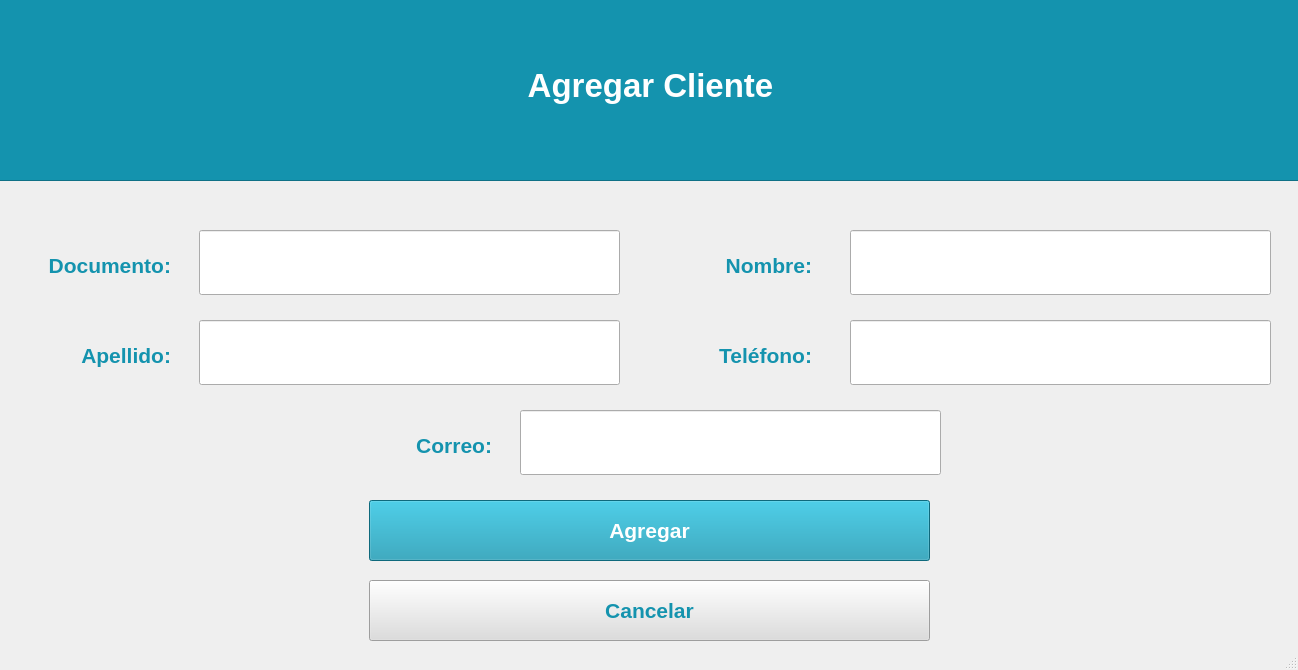
<?xml version="1.0" encoding="UTF-8"?>
<ui version="4.0">
 <class>MainWindow</class>
 <widget class="QMainWindow" name="MainWindow">
  <property name="geometry">
   <rect>
    <x>0</x>
    <y>0</y>
    <width>1298</width>
    <height>670</height>
   </rect>
  </property>
  <property name="minimumSize">
   <size>
    <width>1298</width>
    <height>670</height>
   </size>
  </property>
  <property name="maximumSize">
   <size>
    <width>1298</width>
    <height>670</height>
   </size>
  </property>
  <property name="windowTitle">
   <string>MainWindow</string>
  </property>
  <widget class="QWidget" name="centralwidget">
   <widget class="QPushButton" name="Agregar">
    <property name="geometry">
     <rect>
      <x>369</x>
      <y>500</y>
      <width>561</width>
      <height>61</height>
     </rect>
    </property>
    <property name="palette">
     <palette>
      <active>
       <colorrole role="WindowText">
        <brush brushstyle="SolidPattern">
         <color alpha="255">
          <red>255</red>
          <green>255</green>
          <blue>255</blue>
         </color>
        </brush>
       </colorrole>
       <colorrole role="Button">
        <brush brushstyle="SolidPattern">
         <color alpha="255">
          <red>20</red>
          <green>147</green>
          <blue>174</blue>
         </color>
        </brush>
       </colorrole>
       <colorrole role="ButtonText">
        <brush brushstyle="SolidPattern">
         <color alpha="255">
          <red>255</red>
          <green>255</green>
          <blue>255</blue>
         </color>
        </brush>
       </colorrole>
       <colorrole role="Base">
        <brush brushstyle="SolidPattern">
         <color alpha="255">
          <red>20</red>
          <green>147</green>
          <blue>174</blue>
         </color>
        </brush>
       </colorrole>
       <colorrole role="Window">
        <brush brushstyle="SolidPattern">
         <color alpha="255">
          <red>20</red>
          <green>147</green>
          <blue>174</blue>
         </color>
        </brush>
       </colorrole>
      </active>
      <inactive>
       <colorrole role="WindowText">
        <brush brushstyle="SolidPattern">
         <color alpha="255">
          <red>255</red>
          <green>255</green>
          <blue>255</blue>
         </color>
        </brush>
       </colorrole>
       <colorrole role="Button">
        <brush brushstyle="SolidPattern">
         <color alpha="255">
          <red>20</red>
          <green>147</green>
          <blue>174</blue>
         </color>
        </brush>
       </colorrole>
       <colorrole role="ButtonText">
        <brush brushstyle="SolidPattern">
         <color alpha="255">
          <red>255</red>
          <green>255</green>
          <blue>255</blue>
         </color>
        </brush>
       </colorrole>
       <colorrole role="Base">
        <brush brushstyle="SolidPattern">
         <color alpha="255">
          <red>20</red>
          <green>147</green>
          <blue>174</blue>
         </color>
        </brush>
       </colorrole>
       <colorrole role="Window">
        <brush brushstyle="SolidPattern">
         <color alpha="255">
          <red>20</red>
          <green>147</green>
          <blue>174</blue>
         </color>
        </brush>
       </colorrole>
      </inactive>
      <disabled>
       <colorrole role="WindowText">
        <brush brushstyle="SolidPattern">
         <color alpha="255">
          <red>120</red>
          <green>120</green>
          <blue>120</blue>
         </color>
        </brush>
       </colorrole>
       <colorrole role="Button">
        <brush brushstyle="SolidPattern">
         <color alpha="255">
          <red>20</red>
          <green>147</green>
          <blue>174</blue>
         </color>
        </brush>
       </colorrole>
       <colorrole role="ButtonText">
        <brush brushstyle="SolidPattern">
         <color alpha="255">
          <red>120</red>
          <green>120</green>
          <blue>120</blue>
         </color>
        </brush>
       </colorrole>
       <colorrole role="Base">
        <brush brushstyle="SolidPattern">
         <color alpha="255">
          <red>20</red>
          <green>147</green>
          <blue>174</blue>
         </color>
        </brush>
       </colorrole>
       <colorrole role="Window">
        <brush brushstyle="SolidPattern">
         <color alpha="255">
          <red>20</red>
          <green>147</green>
          <blue>174</blue>
         </color>
        </brush>
       </colorrole>
      </disabled>
     </palette>
    </property>
    <property name="font">
     <font>
      <pointsize>16</pointsize>
      <weight>75</weight>
      <italic>false</italic>
      <bold>true</bold>
      <underline>false</underline>
      <strikeout>false</strikeout>
     </font>
    </property>
    <property name="styleSheet">
     <string notr="true">background-color: rgb(20, 147, 174)</string>
    </property>
    <property name="text">
     <string>Agregar</string>
    </property>
   </widget>
   <widget class="QPushButton" name="Cancelar">
    <property name="geometry">
     <rect>
      <x>369</x>
      <y>580</y>
      <width>561</width>
      <height>61</height>
     </rect>
    </property>
    <property name="palette">
     <palette>
      <active>
       <colorrole role="Button">
        <brush brushstyle="SolidPattern">
         <color alpha="255">
          <red>221</red>
          <green>221</green>
          <blue>221</blue>
         </color>
        </brush>
       </colorrole>
       <colorrole role="ButtonText">
        <brush brushstyle="SolidPattern">
         <color alpha="255">
          <red>20</red>
          <green>147</green>
          <blue>174</blue>
         </color>
        </brush>
       </colorrole>
       <colorrole role="Base">
        <brush brushstyle="SolidPattern">
         <color alpha="255">
          <red>221</red>
          <green>221</green>
          <blue>221</blue>
         </color>
        </brush>
       </colorrole>
       <colorrole role="Window">
        <brush brushstyle="SolidPattern">
         <color alpha="255">
          <red>221</red>
          <green>221</green>
          <blue>221</blue>
         </color>
        </brush>
       </colorrole>
      </active>
      <inactive>
       <colorrole role="Button">
        <brush brushstyle="SolidPattern">
         <color alpha="255">
          <red>221</red>
          <green>221</green>
          <blue>221</blue>
         </color>
        </brush>
       </colorrole>
       <colorrole role="ButtonText">
        <brush brushstyle="SolidPattern">
         <color alpha="255">
          <red>20</red>
          <green>147</green>
          <blue>174</blue>
         </color>
        </brush>
       </colorrole>
       <colorrole role="Base">
        <brush brushstyle="SolidPattern">
         <color alpha="255">
          <red>221</red>
          <green>221</green>
          <blue>221</blue>
         </color>
        </brush>
       </colorrole>
       <colorrole role="Window">
        <brush brushstyle="SolidPattern">
         <color alpha="255">
          <red>221</red>
          <green>221</green>
          <blue>221</blue>
         </color>
        </brush>
       </colorrole>
      </inactive>
      <disabled>
       <colorrole role="Button">
        <brush brushstyle="SolidPattern">
         <color alpha="255">
          <red>221</red>
          <green>221</green>
          <blue>221</blue>
         </color>
        </brush>
       </colorrole>
       <colorrole role="ButtonText">
        <brush brushstyle="SolidPattern">
         <color alpha="255">
          <red>120</red>
          <green>120</green>
          <blue>120</blue>
         </color>
        </brush>
       </colorrole>
       <colorrole role="Base">
        <brush brushstyle="SolidPattern">
         <color alpha="255">
          <red>221</red>
          <green>221</green>
          <blue>221</blue>
         </color>
        </brush>
       </colorrole>
       <colorrole role="Window">
        <brush brushstyle="SolidPattern">
         <color alpha="255">
          <red>221</red>
          <green>221</green>
          <blue>221</blue>
         </color>
        </brush>
       </colorrole>
      </disabled>
     </palette>
    </property>
    <property name="font">
     <font>
      <pointsize>16</pointsize>
      <weight>75</weight>
      <bold>true</bold>
     </font>
    </property>
    <property name="styleSheet">
     <string notr="true">background-color: rgb(221, 221, 221);</string>
    </property>
    <property name="text">
     <string>Cancelar</string>
    </property>
   </widget>
   <widget class="QLabel" name="label_2">
    <property name="geometry">
     <rect>
      <x>0</x>
      <y>225</y>
      <width>171</width>
      <height>81</height>
     </rect>
    </property>
    <property name="palette">
     <palette>
      <active>
       <colorrole role="WindowText">
        <brush brushstyle="SolidPattern">
         <color alpha="255">
          <red>20</red>
          <green>147</green>
          <blue>174</blue>
         </color>
        </brush>
       </colorrole>
      </active>
      <inactive>
       <colorrole role="WindowText">
        <brush brushstyle="SolidPattern">
         <color alpha="255">
          <red>20</red>
          <green>147</green>
          <blue>174</blue>
         </color>
        </brush>
       </colorrole>
      </inactive>
      <disabled>
       <colorrole role="WindowText">
        <brush brushstyle="SolidPattern">
         <color alpha="255">
          <red>120</red>
          <green>120</green>
          <blue>120</blue>
         </color>
        </brush>
       </colorrole>
      </disabled>
     </palette>
    </property>
    <property name="font">
     <font>
      <pointsize>16</pointsize>
      <weight>75</weight>
      <bold>true</bold>
     </font>
    </property>
    <property name="text">
     <string>Documento:</string>
    </property>
    <property name="alignment">
     <set>Qt::AlignRight|Qt::AlignTrailing|Qt::AlignVCenter</set>
    </property>
   </widget>
   <widget class="QLabel" name="label_3">
    <property name="geometry">
     <rect>
      <x>641</x>
      <y>225</y>
      <width>171</width>
      <height>81</height>
     </rect>
    </property>
    <property name="palette">
     <palette>
      <active>
       <colorrole role="WindowText">
        <brush brushstyle="SolidPattern">
         <color alpha="255">
          <red>20</red>
          <green>147</green>
          <blue>174</blue>
         </color>
        </brush>
       </colorrole>
      </active>
      <inactive>
       <colorrole role="WindowText">
        <brush brushstyle="SolidPattern">
         <color alpha="255">
          <red>20</red>
          <green>147</green>
          <blue>174</blue>
         </color>
        </brush>
       </colorrole>
      </inactive>
      <disabled>
       <colorrole role="WindowText">
        <brush brushstyle="SolidPattern">
         <color alpha="255">
          <red>120</red>
          <green>120</green>
          <blue>120</blue>
         </color>
        </brush>
       </colorrole>
      </disabled>
     </palette>
    </property>
    <property name="font">
     <font>
      <pointsize>16</pointsize>
      <weight>75</weight>
      <bold>true</bold>
     </font>
    </property>
    <property name="text">
     <string>Nombre:</string>
    </property>
    <property name="alignment">
     <set>Qt::AlignRight|Qt::AlignTrailing|Qt::AlignVCenter</set>
    </property>
   </widget>
   <widget class="QFrame" name="frame">
    <property name="geometry">
     <rect>
      <x>-130</x>
      <y>-20</y>
      <width>1621</width>
      <height>201</height>
     </rect>
    </property>
    <property name="styleSheet">
     <string notr="true">background-color: rgb(20, 147, 174);</string>
    </property>
    <property name="frameShape">
     <enum>QFrame::StyledPanel</enum>
    </property>
    <property name="frameShadow">
     <enum>QFrame::Raised</enum>
    </property>
    <widget class="QLabel" name="label_15">
     <property name="geometry">
      <rect>
       <x>505</x>
       <y>70</y>
       <width>551</width>
       <height>71</height>
      </rect>
     </property>
     <property name="palette">
      <palette>
       <active>
        <colorrole role="WindowText">
         <brush brushstyle="SolidPattern">
          <color alpha="255">
           <red>255</red>
           <green>255</green>
           <blue>255</blue>
          </color>
         </brush>
        </colorrole>
        <colorrole role="Button">
         <brush brushstyle="SolidPattern">
          <color alpha="255">
           <red>20</red>
           <green>147</green>
           <blue>174</blue>
          </color>
         </brush>
        </colorrole>
        <colorrole role="Base">
         <brush brushstyle="SolidPattern">
          <color alpha="255">
           <red>20</red>
           <green>147</green>
           <blue>174</blue>
          </color>
         </brush>
        </colorrole>
        <colorrole role="Window">
         <brush brushstyle="SolidPattern">
          <color alpha="255">
           <red>20</red>
           <green>147</green>
           <blue>174</blue>
          </color>
         </brush>
        </colorrole>
       </active>
       <inactive>
        <colorrole role="WindowText">
         <brush brushstyle="SolidPattern">
          <color alpha="255">
           <red>255</red>
           <green>255</green>
           <blue>255</blue>
          </color>
         </brush>
        </colorrole>
        <colorrole role="Button">
         <brush brushstyle="SolidPattern">
          <color alpha="255">
           <red>20</red>
           <green>147</green>
           <blue>174</blue>
          </color>
         </brush>
        </colorrole>
        <colorrole role="Base">
         <brush brushstyle="SolidPattern">
          <color alpha="255">
           <red>20</red>
           <green>147</green>
           <blue>174</blue>
          </color>
         </brush>
        </colorrole>
        <colorrole role="Window">
         <brush brushstyle="SolidPattern">
          <color alpha="255">
           <red>20</red>
           <green>147</green>
           <blue>174</blue>
          </color>
         </brush>
        </colorrole>
       </inactive>
       <disabled>
        <colorrole role="WindowText">
         <brush brushstyle="SolidPattern">
          <color alpha="255">
           <red>120</red>
           <green>120</green>
           <blue>120</blue>
          </color>
         </brush>
        </colorrole>
        <colorrole role="Button">
         <brush brushstyle="SolidPattern">
          <color alpha="255">
           <red>20</red>
           <green>147</green>
           <blue>174</blue>
          </color>
         </brush>
        </colorrole>
        <colorrole role="Base">
         <brush brushstyle="SolidPattern">
          <color alpha="255">
           <red>20</red>
           <green>147</green>
           <blue>174</blue>
          </color>
         </brush>
        </colorrole>
        <colorrole role="Window">
         <brush brushstyle="SolidPattern">
          <color alpha="255">
           <red>20</red>
           <green>147</green>
           <blue>174</blue>
          </color>
         </brush>
        </colorrole>
       </disabled>
      </palette>
     </property>
     <property name="font">
      <font>
       <pointsize>25</pointsize>
       <weight>75</weight>
       <bold>true</bold>
       <stylestrategy>PreferDefault</stylestrategy>
      </font>
     </property>
     <property name="layoutDirection">
      <enum>Qt::LeftToRight</enum>
     </property>
     <property name="text">
      <string>Agregar Cliente</string>
     </property>
     <property name="alignment">
      <set>Qt::AlignCenter</set>
     </property>
    </widget>
   </widget>
   <widget class="QFrame" name="frame_2">
    <property name="geometry">
     <rect>
      <x>629</x>
      <y>540</y>
      <width>1</width>
      <height>1</height>
     </rect>
    </property>
    <property name="frameShape">
     <enum>QFrame::StyledPanel</enum>
    </property>
    <property name="frameShadow">
     <enum>QFrame::Raised</enum>
    </property>
   </widget>
   <widget class="QLineEdit" name="lineEdit">
    <property name="geometry">
     <rect>
      <x>199</x>
      <y>230</y>
      <width>421</width>
      <height>65</height>
     </rect>
    </property>
    <property name="font">
     <font>
      <pointsize>14</pointsize>
     </font>
    </property>
   </widget>
   <widget class="QLineEdit" name="lineEdit_2">
    <property name="geometry">
     <rect>
      <x>850</x>
      <y>230</y>
      <width>421</width>
      <height>65</height>
     </rect>
    </property>
   </widget>
   <widget class="QLabel" name="label_4">
    <property name="geometry">
     <rect>
      <x>641</x>
      <y>315</y>
      <width>171</width>
      <height>81</height>
     </rect>
    </property>
    <property name="palette">
     <palette>
      <active>
       <colorrole role="WindowText">
        <brush brushstyle="SolidPattern">
         <color alpha="255">
          <red>20</red>
          <green>147</green>
          <blue>174</blue>
         </color>
        </brush>
       </colorrole>
      </active>
      <inactive>
       <colorrole role="WindowText">
        <brush brushstyle="SolidPattern">
         <color alpha="255">
          <red>20</red>
          <green>147</green>
          <blue>174</blue>
         </color>
        </brush>
       </colorrole>
      </inactive>
      <disabled>
       <colorrole role="WindowText">
        <brush brushstyle="SolidPattern">
         <color alpha="255">
          <red>120</red>
          <green>120</green>
          <blue>120</blue>
         </color>
        </brush>
       </colorrole>
      </disabled>
     </palette>
    </property>
    <property name="font">
     <font>
      <pointsize>16</pointsize>
      <weight>75</weight>
      <bold>true</bold>
     </font>
    </property>
    <property name="text">
     <string>Teléfono:</string>
    </property>
    <property name="alignment">
     <set>Qt::AlignRight|Qt::AlignTrailing|Qt::AlignVCenter</set>
    </property>
   </widget>
   <widget class="QLabel" name="label_5">
    <property name="geometry">
     <rect>
      <x>0</x>
      <y>315</y>
      <width>171</width>
      <height>81</height>
     </rect>
    </property>
    <property name="palette">
     <palette>
      <active>
       <colorrole role="WindowText">
        <brush brushstyle="SolidPattern">
         <color alpha="255">
          <red>20</red>
          <green>147</green>
          <blue>174</blue>
         </color>
        </brush>
       </colorrole>
      </active>
      <inactive>
       <colorrole role="WindowText">
        <brush brushstyle="SolidPattern">
         <color alpha="255">
          <red>20</red>
          <green>147</green>
          <blue>174</blue>
         </color>
        </brush>
       </colorrole>
      </inactive>
      <disabled>
       <colorrole role="WindowText">
        <brush brushstyle="SolidPattern">
         <color alpha="255">
          <red>120</red>
          <green>120</green>
          <blue>120</blue>
         </color>
        </brush>
       </colorrole>
      </disabled>
     </palette>
    </property>
    <property name="font">
     <font>
      <pointsize>16</pointsize>
      <weight>75</weight>
      <bold>true</bold>
     </font>
    </property>
    <property name="text">
     <string>Apellido:</string>
    </property>
    <property name="alignment">
     <set>Qt::AlignRight|Qt::AlignTrailing|Qt::AlignVCenter</set>
    </property>
   </widget>
   <widget class="QLineEdit" name="lineEdit_3">
    <property name="geometry">
     <rect>
      <x>199</x>
      <y>320</y>
      <width>421</width>
      <height>65</height>
     </rect>
    </property>
    <property name="font">
     <font>
      <pointsize>14</pointsize>
     </font>
    </property>
   </widget>
   <widget class="QLineEdit" name="lineEdit_4">
    <property name="geometry">
     <rect>
      <x>850</x>
      <y>320</y>
      <width>421</width>
      <height>65</height>
     </rect>
    </property>
   </widget>
   <widget class="QLabel" name="label_6">
    <property name="geometry">
     <rect>
      <x>321</x>
      <y>405</y>
      <width>171</width>
      <height>81</height>
     </rect>
    </property>
    <property name="palette">
     <palette>
      <active>
       <colorrole role="WindowText">
        <brush brushstyle="SolidPattern">
         <color alpha="255">
          <red>20</red>
          <green>147</green>
          <blue>174</blue>
         </color>
        </brush>
       </colorrole>
      </active>
      <inactive>
       <colorrole role="WindowText">
        <brush brushstyle="SolidPattern">
         <color alpha="255">
          <red>20</red>
          <green>147</green>
          <blue>174</blue>
         </color>
        </brush>
       </colorrole>
      </inactive>
      <disabled>
       <colorrole role="WindowText">
        <brush brushstyle="SolidPattern">
         <color alpha="255">
          <red>120</red>
          <green>120</green>
          <blue>120</blue>
         </color>
        </brush>
       </colorrole>
      </disabled>
     </palette>
    </property>
    <property name="font">
     <font>
      <pointsize>16</pointsize>
      <weight>75</weight>
      <bold>true</bold>
     </font>
    </property>
    <property name="text">
     <string>Correo:</string>
    </property>
    <property name="alignment">
     <set>Qt::AlignRight|Qt::AlignTrailing|Qt::AlignVCenter</set>
    </property>
   </widget>
   <widget class="QLineEdit" name="lineEdit_5">
    <property name="geometry">
     <rect>
      <x>520</x>
      <y>410</y>
      <width>421</width>
      <height>65</height>
     </rect>
    </property>
    <property name="font">
     <font>
      <pointsize>14</pointsize>
     </font>
    </property>
    <property name="text">
     <string/>
    </property>
   </widget>
  </widget>
  <widget class="QStatusBar" name="statusbar"/>
 </widget>
 <resources/>
 <connections/>
</ui>
